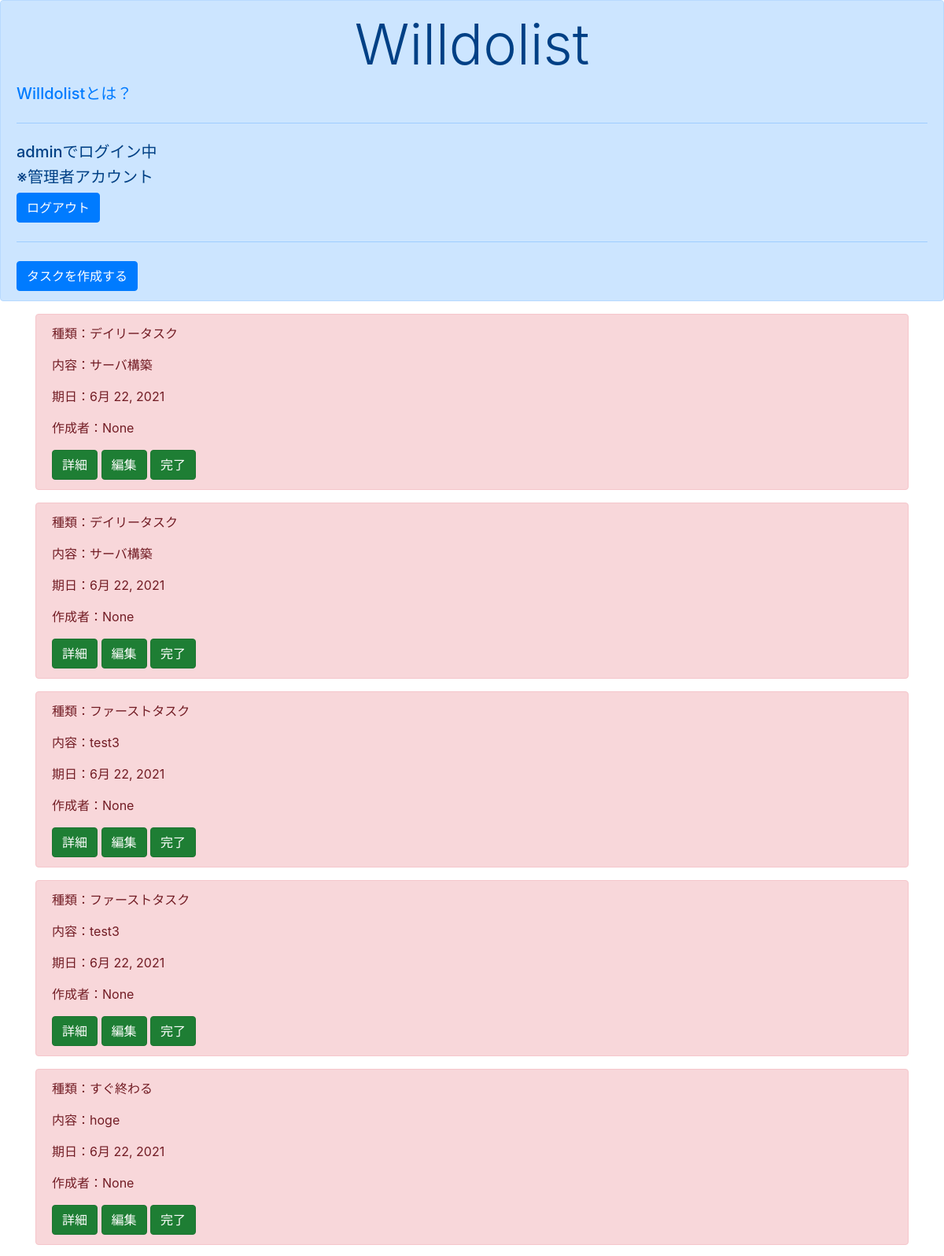
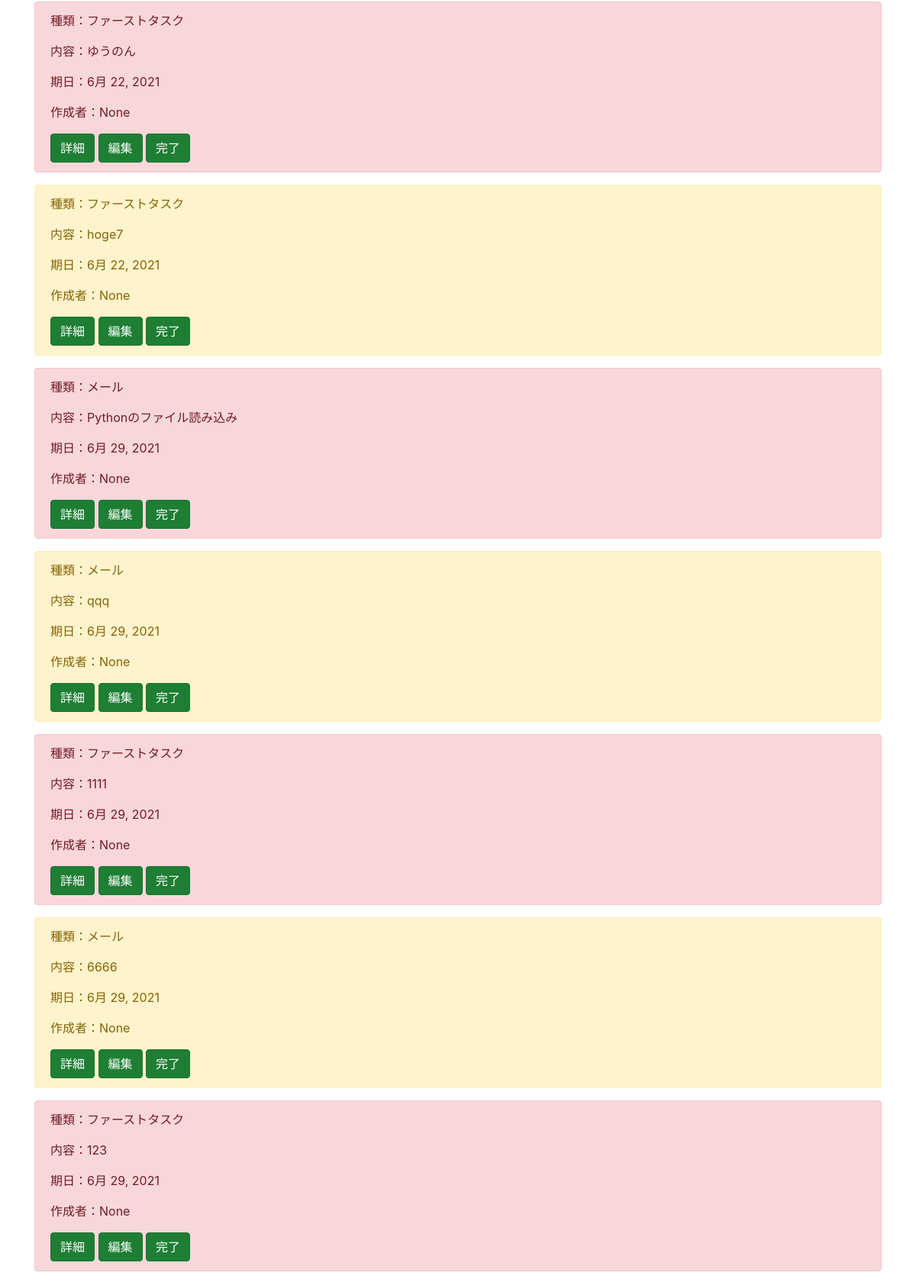
Screenshot of /list/ (signed in, upper part) with the database file from the repository (2 pictures, top to bottom).
### willdo/models.py (models this page shows, shortened)
class WilldoModel(models.Model):
    title = models.CharField(max_length=40)
    note = models.TextField()
    task_type = models.CharField(
        max_length = 40,
        choices = TASK_TYPE
    )
    priority = models.CharField(
        max_length = 40,
        choices = PRIORITY
    )
    date = models.DateField(default=datetime.date.today)
    create_user = models.CharField(max_length=20)

### willdo/views.py (the view)
# urls.py: path('list/', WilldoList.as_view(), name='list'),
class WilldoList(ListView):
    template_name = 'list.html'
    model = WilldoModel

### templates/list.html (shortened to what this page needs)
{% extends 'base.html' %}
{% block header %}
<div class="alert alert-primary">
  <h1 class="display-3" style="text-align:center">Willdolist</h1>
  <a class="h5" href="{% url 'description' %}" role="description">Willdolistとは？</a>
  <hr class="my-4">
  {% if user.is_authenticated %}
    <p class="h5">{{ user.username }}でログイン中</p>
    {% if request.user.is_superuser == True  %}
      <p class="h5">※管理者アカウント</p>
    {% endif %}
    <a class="btn btn-primary" href="{% url 'logout' %}" role="button">ログアウト</a>
    <hr class="my-4">
    <a class="btn btn-primary " href="{% url 'create' %}" role="button">タスクを作成する</a>
  {% else %}
    <p class="h5">ログインして下さい</p>
    <a class="btn btn-primary" href="{% url 'login' %}" role="button">ログイン</a>
    <a class="btn btn-primary " href="{% url 'signup' %}" role="button">アカウント作成</a>
  {% endif %}
</div>
{% endblock %}
{% block content %}
{% if request.user.is_superuser == True  %}
{% for item in object_list %}
<div class='container'>
  <div class="alert alert-{{ item.priority }}" role="alert">
    <p>種類：{{ item.get_task_type_display }}</p>
    <p>内容：{{ item.title }}</p>
    <p>期日：{{ item.date }}</p>
    <p>作成者：{{ item.create_user }}</p>
    <a href="{% url 'detail' item.pk %}" class="btn btn-success btn active" role="button" aria-pressed="true">詳細</a>
    <a href="{% url 'update' item.pk %}" class="btn btn-success btn active" role="button" aria-pressed="true">編集</a>
    <a href="{% url 'delete' item.pk %}" class="btn btn-success btn active" role="button" aria-pressed="true">完了</a>
  </div>
</div>
{% endfor %}
{% endif %}
{% endblock content %}

### templates/base.html (shortened to what this page needs)
<!doctype html>
<html lang="en">
  <head>
    <link rel="stylesheet" href="https://stackpath.bootstrapcdn.com/bootstrap/4.5.2/css/bootstrap.min.css">
  </head>
  <body>
    {% block header %}
    {% endblock header %}
    {% block content %}
    {% endblock content %}
  </body>
</html>

### rows the page displays
WilldoModel: task_type "デイリータスク", title "サーバ構築", date "6月 22, 2021", create_user "None"
WilldoModel: task_type "デイリータスク", title "サーバ構築", date "6月 22, 2021", create_user "None"
WilldoModel: task_type "ファーストタスク", title "test3", date "6月 22, 2021", create_user "None"
WilldoModel: task_type "ファーストタスク", title "test3", date "6月 22, 2021", create_user "None"
WilldoModel: task_type "すぐ終わる", title "hoge", date "6月 22, 2021", create_user "None"
WilldoModel: task_type "ファーストタスク", title "ゆうのん", date "6月 22, 2021", create_user "None"
WilldoModel: task_type "ファーストタスク", title "hoge7", date "6月 22, 2021", create_user "None"
WilldoModel: task_type "メール", title "Pythonのファイル読み込み", date "6月 29, 2021", create_user "None"
WilldoModel: task_type "メール", title "qqq", date "6月 29, 2021", create_user "None"
WilldoModel: task_type "ファーストタスク", title "1111", date "6月 29, 2021", create_user "None"
WilldoModel: task_type "メール", title "6666", date "6月 29, 2021", create_user "None"
WilldoModel: task_type "ファーストタスク", title "123", date "6月 29, 2021", create_user "None"

### other values shown
{{ user.username }} "admin"
